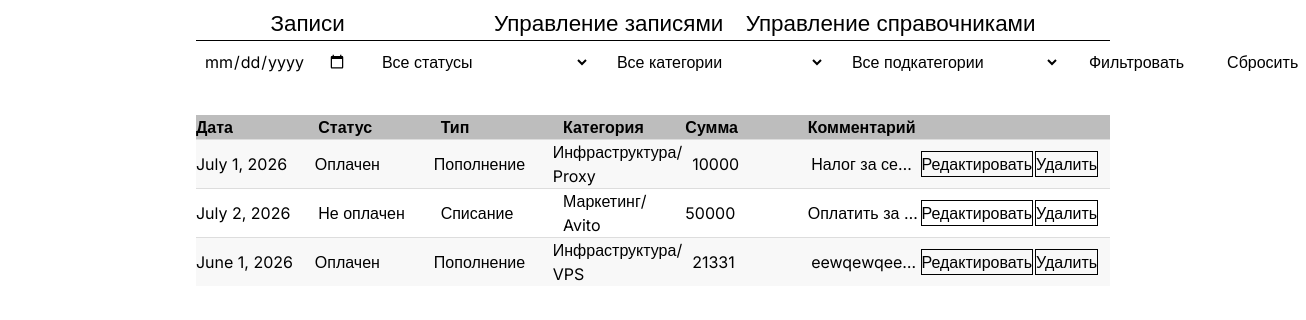
The page / on the database its author committed.
### main/models.py (models this page shows, shortened)
class Record(models.Model):
    date = models.DateField(blank=True, null=True)
    status = models.ForeignKey(Status,on_delete=models.SET_NULL,null=True)
    type = models.ForeignKey(Type,on_delete=models.SET_NULL,null=True)
    category = models.ForeignKey(Category,on_delete=models.SET_NULL,null=True)
    subcategory = models.ForeignKey(Subcategory,on_delete=models.SET_NULL,null=True)
    sum = models.CharField(max_length=100)
    comment = models.TextField(max_length=100, blank=True, null=True)

class Status(models.Model):
    name = models.CharField(max_length=20,unique=True)
    def __str__(self):
        return self.name

class Type(models.Model):
    name = models.CharField(max_length=20,unique=True)
    def __str__(self):
        return self.name

class Category(models.Model):
    name = models.CharField(max_length=20)
    type = models.ForeignKey(Type,on_delete=models.CASCADE)
    def __str__(self):
        return self.name

class Subcategory(models.Model):
    name = models.CharField(max_length=20)
    category = models.ForeignKey(Category,on_delete=models.CASCADE)
    def __str__(self):
        return self.name

### main/views.py (the view)
# urls.py: path('', views.RecordsView.as_view(),name="records"),
class RecordsView(View):
    def get(self, request):
        records = Record.objects.all()
        date = request.GET.get("date")
        status = request.GET.get("status")
        category = request.GET.get("category")
        subcategory = request.GET.get("subcategory")
        if date:
            records = records.filter(date=date)
        if status:
            records = records.filter(status_id=status)
        if category:
            records = records.filter(category_id=category)
        if subcategory:
            records = records.filter(subcategory_id=subcategory)
        context = {
            "records": records,
            "statuses": Status.objects.all(),
            "categories": Category.objects.all(),
            "subcategories": Subcategory.objects.all(),
        }
        return render(request, "main/records.html", context)

### main/templates/main/records.html (shortened to what this page needs)
{% extends 'main/bp.html' %}
{% load static %}
{% block link_style %}
<link rel="stylesheet" href="{% static 'main/records.css' %}">
{% endblock %}
{% block content %}
<div class="container">
    <form method="GET" class="filters">
    <input
        type="date"
        name="date"
        value="{{ request.GET.date }}"
    >
    <select name="status">
        <option value="">Все статусы</option>
    </select>
    <select name="category">
        <option value="">Все категории</option>
    </select>
    <select name="subcategory">
        <option value="">Все подкатегории</option>
    </select>
    <button type="submit">
        Фильтровать
    </button>
    <a href="{% url 'records' %}">
        Сбросить
    </a>
</form>
    <div class="records">
        <div class="records__header">
            <div>Дата</div>
            <div>Статус</div>
            <div>Тип</div>
            <div>Категория</div>
            <div>Сумма</div>
            <div>Комментарий</div>
        </div>
        {% for record in records %}
        <div class="records__row">
            <div>{{ record.date }}</div>
            <div>{{ record.status }}</div>
            <div>{{ record.type }}</div>
            <div>{{ record.category }}/ {{record.subcategory}}</div>
            <div>{{ record.sum }}</div>
            <div class="records__comment">{{ record.comment }}</div>
         <div class="records__actions">
            <a href="{% url 'record_edit' record.id %}" class="button">Редактировать</a>
            <form method="POST" action="{% url 'record_delete' record.id %}">
                <button type="submit" class="button">
                    Удалить
                </button>
            </form>
        </div>
        </div>
        {% endfor %}
    </div>
</div>
{% endblock %}

### main/templates/main/bp.html (shortened to what this page needs)
{% load static %}
<!doctype html>
<html lang="en">
  <head>
    <link rel='stylesheet' href='{% static "main/style.css" %}' />
    {% block link_style %} {% endblock %}
  </head>
  <body>
    <div class="main_____container">
      <nav class="nav">
      <a href="{% url 'records'%}" class="nav__link">Записи</a>
      <div>
        <a href='{% url 'record_control' %}' class="nav__link">Управление записями</a>
        <a href='{% url 'catalog_control' %}' class="nav__link">Управление справочниками</a>
      </div>
      </nav>
      {% block content %} {% endblock %}
    </div>
  </body>
</html>

### main/static/main/style.css (style rules this page uses)
*, *::before, *::after { margin: 0; padding: 0; box-sizing: border-box; }
html { font-size: 16px; line-height: 1.5; }
body { -webkit-font-smoothing: antialiased; -moz-osx-font-smoothing: grayscale; }
a { text-decoration: none; color: inherit; }
input, button, textarea, select { font: inherit; margin: 0; padding: 0; border: none; outline: none; background: none; color: inherit; }
button { cursor: pointer; }
.main_____container { width: 70%; margin: 0 auto; font-family: 'Inter',sans-serif; }
.nav { display: flex; justify-content: space-around; font-size: 1.4rem; margin-top: 0.4rem; border-bottom: black 1px solid; }
.nav div { display: flex; gap: 1.4rem; }

### main/static/main/records.css (style rules this page uses)
.records { width: 100%; background: #d4d4d4; overflow: hidden; margin-top: 2rem; }
.records__header, .records__row { display: grid; grid-template-columns: repeat(6, 1fr) 180px; gap: 10px; align-items: center; }
.records__header { background: #bdbdbd; font-weight: bold; }
.records__row { background: white; border-top: 1px solid #ddd; }
.records__row:nth-child(even) { background: #f8f8f8; }
.records__actions { margin-left: -0.6rem; display: flex; gap: 2px; }
.records__actions form { margin: 0; }
.button { border: black 1px solid; text-decoration: none; cursor: pointer; }
.filters { display: flex; gap: 15px; align-items: center; margin-bottom: 25px; }
.filters select, .filters input { padding: 8px; }
.filters button, .filters a { padding: 8px 14px; }
.records__comment { overflow: hidden; white-space: nowrap; text-overflow: ellipsis; }

### rows shown on the page
Record: date "July 1, 2026", status "Оплачен", type "Пополнение", category "Инфраструктура", subcategory "Proxy", sum "10000", comment "Налог за се…"
Record: date "July 2, 2026", status "Не оплачен", type "Списание", category "Маркетинг", subcategory "Avito", sum "50000", comment "Оплатить за…"
Record: date "June 1, 2026", status "Оплачен", type "Пополнение", category "Инфраструктура", subcategory "VPS", sum "21331", comment "eewqewqee…"
